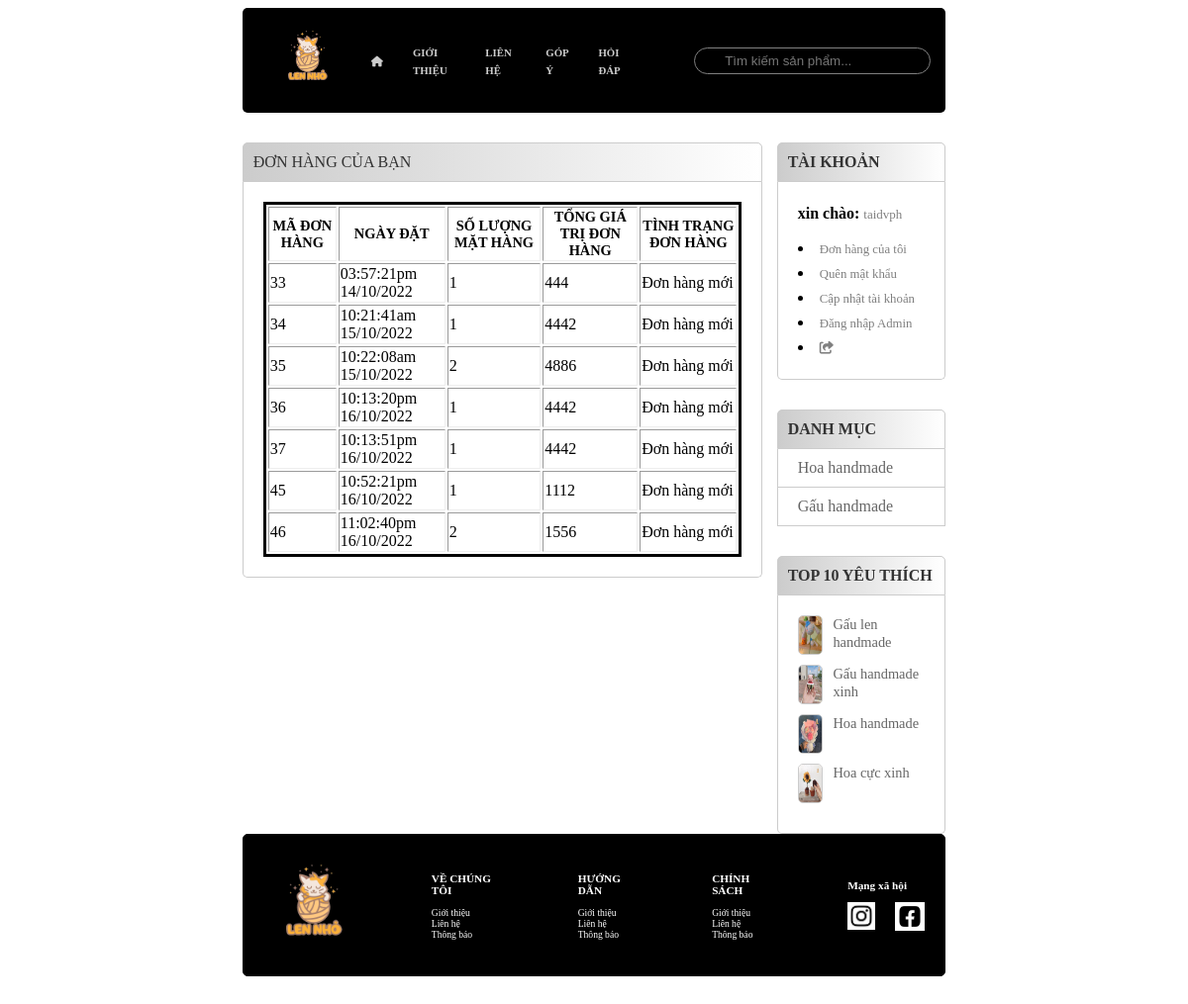
Screenshot of /index.php?act=mybill (signed in) with the database file from the repository.
### tables this page shows
CREATE TABLE `bill` (
  `id` int(10) NOT NULL,
  `iduser` int(10) DEFAULT 0,
  `bill_name` varchar(255) NOT NULL,
  `bill_address` varchar(255) NOT NULL,
  `bill_tel` varchar(50) NOT NULL,
  `bill_email` varchar(100) NOT NULL,
  `bill_pttt` tinyint(1) NOT NULL DEFAULT 1 COMMENT '1. Thanh toán trực tiếp\r\n2. Chuyển khoản\r\n3. Thanh toán online',
  `ngaydathang` varchar(50) NOT NULL,
  `total` int(10) NOT NULL DEFAULT 0,
  `bill_status` tinyint(1) NOT NULL DEFAULT 0 COMMENT '0. Đơn hàng mới\r\n1.Đang xử lý\r\n2.Đang giao hàng\r\n3.Đã giao hàng',
  `receive_name` varchar(255) DEFAULT NULL,
  `receive_address` varchar(255) DEFAULT NULL,
  `receive_tel` varchar(50) DEFAULT NULL
);

CREATE TABLE `danhmuc` (
  `id` int(11) NOT NULL,
  `name` varchar(255) NOT NULL
);

CREATE TABLE `sanpham` (
  `id` int(11) NOT NULL,
  `name` varchar(255) NOT NULL,
  `price` int(11) DEFAULT 0,
  `img` varchar(255) DEFAULT NULL,
  `mota` text DEFAULT NULL,
  `luotxem` int(11) DEFAULT 0,
  `iddm` int(11) NOT NULL
);

### model/pdo.php (called while the page is built, shortened)
<?php
function pdo_get_connection()
{
    $dburl = "mysql:host=localhost;dbname=da1-greenshop;charset=utf8";
    $username = 'root';
    $password = '';
    $conn = new PDO($dburl, $username, $password);
    $conn->setAttribute(PDO::ATTR_ERRMODE, PDO::ERRMODE_EXCEPTION);
    return $conn;
}
function pdo_query($sql)
{
    $sql_args = array_slice(func_get_args(), 1);
    try {
        $conn = pdo_get_connection();
        $stmt = $conn->prepare($sql);
        $stmt->execute($sql_args);
        $rows = $stmt->fetchAll();
        return $rows;
    } catch (PDOException $e) {
        throw $e;
    } finally {
        unset($conn);
    }
}

### model/cart.php (called while the page is built, shortened)
<?php
function loadall_cart_count($idbill)
{
    $sql = "select * from cart where idbill=" . $idbill;
    $bill = pdo_query($sql);
    return sizeof($bill);
}
function loadall_bill1($iduser)
{
    $sql = "select * from bill where iduser=" . $iduser;
    $listbill = pdo_query($sql);
    return $listbill;
}
function get_ttdh($n){
switch ($n) {
    case '0':
        $tt="Đơn hàng mới";
        break;
}
return $tt;
}

### model/danhmuc.php (called while the page is built, shortened)
<?php
function loadall_danhmuc(){
    $sql = "select * from danhmuc order by id desc";
    $listdanhmuc = pdo_query($sql);
    return $listdanhmuc;
}
?>

### model/sanpham.php (called while the page is built, shortened)
<?php
function loadall_sanpham_top10()
{
    $sql = "select * from sanpham where 1 order by luotxem desc limit 0,10";
    $listsanpham = pdo_query($sql);
    return $listsanpham;
}
function loadall_sanpham_home()
{
    $sql = "select * from sanpham where 1 order by id desc limit 0,9";
    $listsanpham = pdo_query($sql);
    return $listsanpham;
}

### global.php (called while the page is built)
<?php
$img_path="upload/"
?>

### view/cart/mybill.php (the view)
<div class="row mb">
    <div class="boxtrai mr">
        <div class="row mb">
            <div class="boxtitle">ĐƠN HÀNG CỦA BẠN</div>
            <div class="row boxcontent cart">
                <table border="1" style="border: solid;">
                    <tr style="font-size: 0.9rem;">
                        <th>MÃ ĐƠN HÀNG</th>
                        <th>NGÀY ĐẶT</th>
                        <th>SỐ LƯỢNG MẶT HÀNG</th>
                        <th>TỔNG GIÁ TRỊ ĐƠN HÀNG</th>
                        <th>TÌNH TRẠNG ĐƠN HÀNG</th>
                    </tr>
                    <?php
                    if (is_array(($listbill))) {
                        foreach ($listbill as $bill) {
                            extract($bill);
                            $ttdh = get_ttdh($bill['bill_status']);
                            $countsp = loadall_cart_count($bill['id']);
                            echo '  <tr>
                                      <td>' . $bill['id'] . '</td>
                                      <td>' . $bill['ngaydathang'] . '</td>
                                      <td>' . $countsp . '</td>
                                      <td>' . $bill['total'] . '</td>
                                      <td>' . $ttdh . '</td>
                                    </tr>';
                        }
                    }
                    ?>
                </table>
            </div>
        </div>
    </div>
    <div class="boxphai">
        <?php include "view/boxright.php"; ?>
    </div>
</div>

### view/boxright.php (shortened to what this page needs)
<div class="row mb">
    <div class="boxtitle"><strong>TÀI KHOẢN</strong></div>
    <div class="boxcontent formtaikhoan">
        <?php
        if (isset($_SESSION['user'])) {
            extract($_SESSION['user']);
        ?>
            <div class="row mb-10">
                <strong style="color:black ;">xin chào: </strong>
               <span style="font-size:13px; color: gray;"> <?= $user ?></span>
            </div>
            <div class="row mb-10">
            <li>
                    <a href="index.php?act=mybill"> Đơn hàng của tôi</a>
                </li>
                <li>
                    <a href="index.php?act=quenmk">Quên mật khẩu</a>
                </li>
                <li>
                    <a href="index.php?act=edit_taikhoan">Cập nhật tài khoản</a>
                </li>
                <?php if ($role==1){ ?>
<li>
                    <a href="admin/index.php">Đăng nhập Admin</a>
                </li>
<?php } ?>
                <li>
                    <a href="index.php?act=thoat"><i class="fa-solid fa-share-from-square"></i></a>
                </li>
            </div>
        <?php
        }
        ?>
    </div>
</div>
<div class="row mb">
    <div class="boxtitle"><strong>DANH MỤC</strong></div>
    <div class="boxcontent2 menudoc">
        <ul>
            <?php
            foreach ($dsdm as $dm) {
                extract($dm);
                $linkdm = "index.php?act=sanpham&iddm=" . $id;
                echo '
         <li>
        <a href="' . $linkdm . '">' . $name . '</a>
        </li>';
            }
            ?>
        </ul>
    </div>
</div>
<div class="row">
    <div class="boxtitle"><strong>TOP 10 YÊU THÍCH</strong></div>
    <div class="row boxcontent">
        <?php
        foreach ($dstop10 as $sp) {
            extract($sp);
            $linksp = "index.php?act=sanphamct&idsp=" . $id;
            $img = $img_path . $img;
            echo '
    <div class="row mb-10 top10">
    <a href="' . $linksp . '"><img src="' . $img . '" alt=""></a>
                    <a href="' . $linksp . '">' . $name . '</a>
                </div>
    ';
        }
        ?>
    </div>

### view/css/style.css (style rules this page uses)
* { box-sizing: border-box; font-family: 0.7vw; }
.row { float: left; width: 100%; }
.mb { margin-bottom: 30px; }
.mb-10 { margin-bottom: 10px; }
.mr { margin-right: 2%; }
.boxtrai { float: left; width: 74%; }
.boxphai { float: left; width: 24%; }
.boxtitle { color: #333; padding: 10px; background-color: #ccc; background-image: linear-gradient(to right, #ccc, white); border-top-left-radius: 5px; border-top-right-radius: 5px; border: 1px solid #CCC; }
.boxcontent { border-left: 1px #CCC solid; border-right: 1px #CCC solid; border-bottom: 1px #CCC solid; border-bottom-left-radius: 5px; border-bottom-right-radius: 5px; min-height: 200px; padding: 20px; }
.boxcontent2 { border-left: 1px #CCC solid; border-right: 1px #CCC solid; background-color: #eee; }
.formtaikhoan { line-height: 150%; }
.formtaikhoan li a { color: gray; text-decoration: none; }
.formtaikhoan li a { font-size: 0.8rem; }
.menudoc ul { margin: 0; padding: 0; list-style-type: none; }
.menudoc ul li { padding: 10px 20px; background-color: #fff; border-bottom: 1px #ccc solid; }
.menudoc ul li a { color: #666; text-decoration: none; }
.top10 img { width: 20%; height: 40px; float: left; margin-right: 10px; border-radius: 5px; border: 1px #ccc solid; }
.top10 a { color: #666; text-decoration: none; font-size: 0.9rem; }

### rows the page displays
bill: id "33", ngaydathang "03:57:21pm 14/10/2022", countsp "1", total "444", bill_status "Đơn hàng mới"
bill: id "34", ngaydathang "10:21:41am 15/10/2022", countsp "1", total "4442", bill_status "Đơn hàng mới"
bill: id "35", ngaydathang "10:22:08am 15/10/2022", countsp "2", total "4886", bill_status "Đơn hàng mới"
bill: id "36", ngaydathang "10:13:20pm 16/10/2022", countsp "1", total "4442", bill_status "Đơn hàng mới"
bill: id "37", ngaydathang "10:13:51pm 16/10/2022", countsp "1", total "4442", bill_status "Đơn hàng mới"
bill: id "45", ngaydathang "10:52:21pm 16/10/2022", countsp "1", total "1112", bill_status "Đơn hàng mới"
bill: id "46", ngaydathang "11:02:40pm 16/10/2022", countsp "2", total "1556", bill_status "Đơn hàng mới"
danhmuc: name "Hoa handmade"
danhmuc: name "Gấu handmade"
sanpham: shows a picture, name "Gấu len handmade"
sanpham: shows a picture, name "Gấu handmade xinh"
sanpham: shows a picture, name "Hoa handmade"
sanpham: shows a picture, name "Hoa cực xinh"

### other values shown
$user "taidvph"
